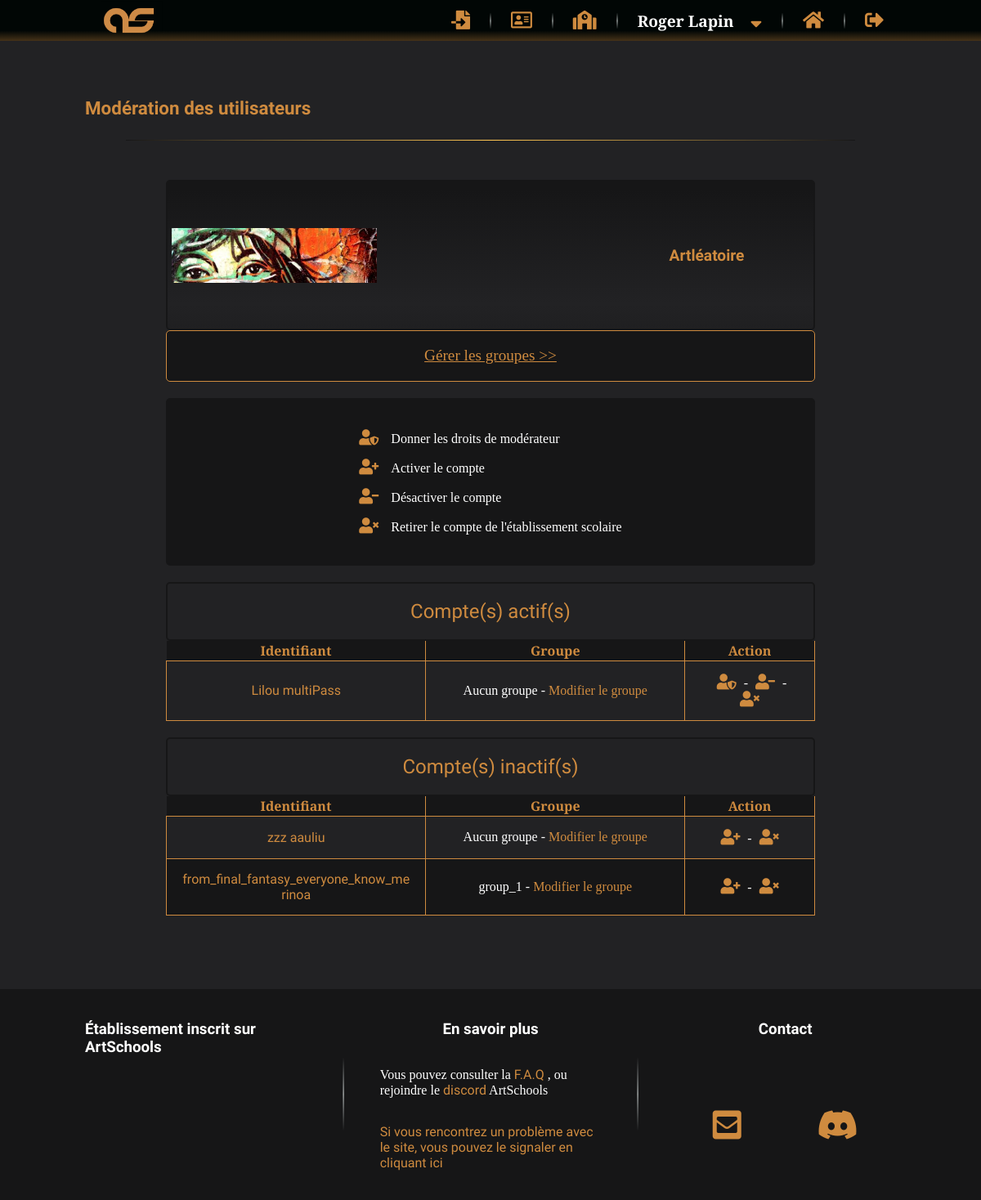
The page /P5_01_Code/indexAdmin.php?action=moderatUsers (signed in) on the database as committed earlier.
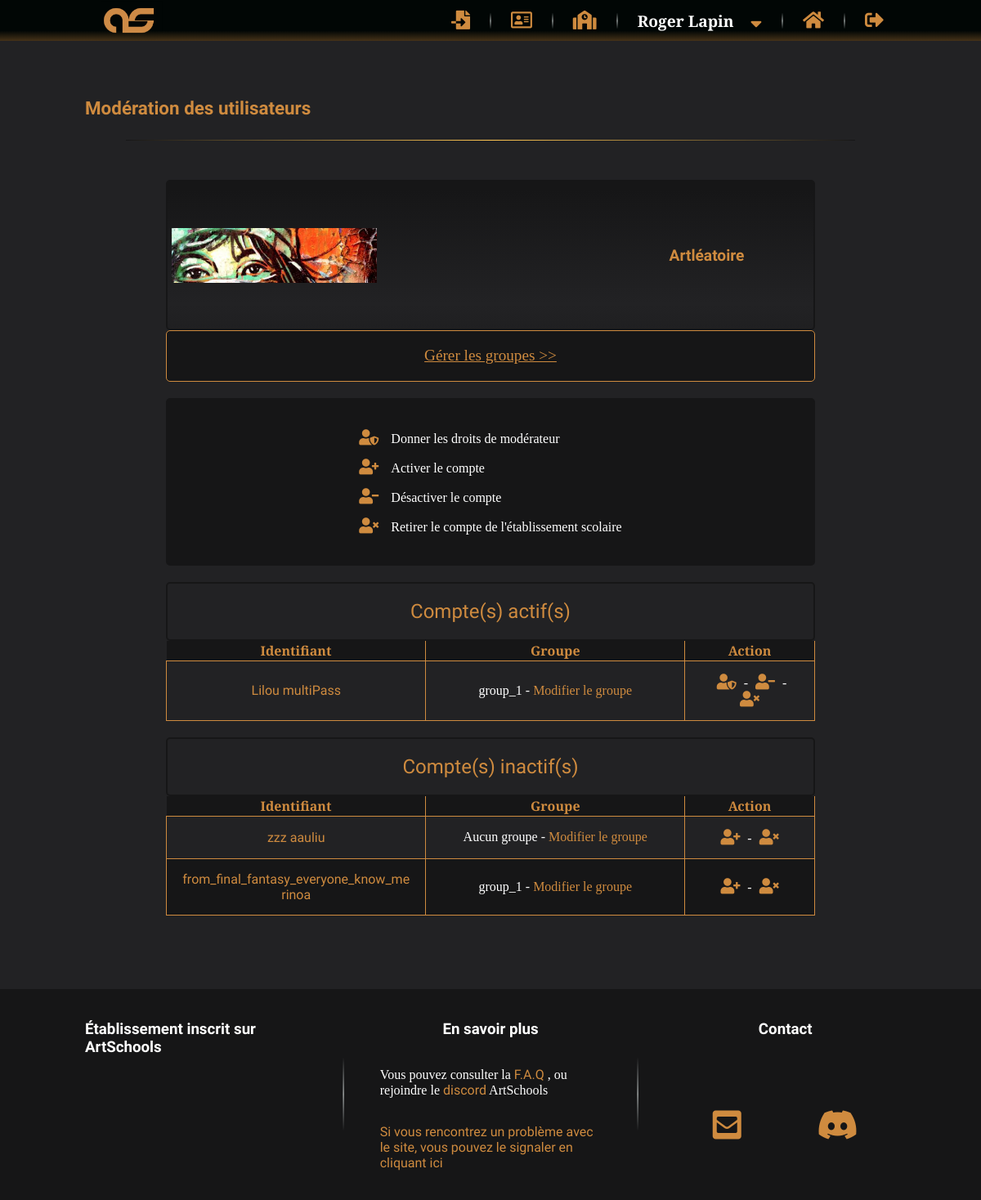
The same page on the database as committed later.
### tables this page shows
CREATE TABLE IF NOT EXISTS `as_school` (
  `id` int(11) NOT NULL AUTO_INCREMENT,
  `idAdmin` int(11) NOT NULL,
  `name` varchar(255) NOT NULL,
  `nameAdmin` varchar(255) NOT NULL,
  `mail` varchar(255) NOT NULL,
  `schoolGroups` text DEFAULT NULL,
  `code` varchar(255) NOT NULL,
  `nbEleve` int(11) DEFAULT 0,
  `nbActiveAccount` int(11) NOT NULL DEFAULT 0,
  `dateInscription` datetime NOT NULL,
  `logo` text NOT NULL,
  `isActive` tinyint(1) NOT NULL DEFAULT 1,
  `profileBannerInfo` text DEFAULT NULL,
  `profilePictureInfo` text DEFAULT NULL,
  `profileTextInfo` text DEFAULT NULL,
  PRIMARY KEY (`id`),
  KEY `idAdmin` (`idAdmin`) USING BTREE
);

CREATE TABLE IF NOT EXISTS `as_user` (
  `id` int(11) NOT NULL AUTO_INCREMENT,
  `pseudo` varchar(50) NOT NULL,
  `firstName` varchar(100) DEFAULT NULL,
  `lastName` varchar(100) DEFAULT NULL,
  `mail` varchar(255) NOT NULL,
  `school` varchar(255) NOT NULL,
  `schoolGroup` varchar(50) DEFAULT NULL,
  `password` varchar(255) NOT NULL,
  `temporaryPassword` text DEFAULT NULL,
  `beingReset` tinyint(1) NOT NULL DEFAULT 0,
  `nbWarning` int(11) NOT NULL DEFAULT 0,
  `isBan` tinyint(1) NOT NULL DEFAULT 0,
  `isAdmin` tinyint(1) NOT NULL DEFAULT 0,
  `isModerator` tinyint(1) NOT NULL DEFAULT 0,
  `isActive` tinyint(1) NOT NULL DEFAULT 1,
  `profileBannerInfo` text DEFAULT NULL,
  `profilePictureInfo` text DEFAULT NULL,
  `profileTextInfo` text DEFAULT NULL,
  PRIMARY KEY (`id`)
);

### P5_01_Code/model/RenderView.php (called while the page is built, shortened)
<?php
class RenderView
{
    public static function render(string $template, string $view, array $data = null)
    {
        require 'view/' . $view;
    }
}

### P5_01_Code/controller/Backend.php (called while the page is built, shortened)
<?php
class Backend extends Controller
{
    public function moderatUsers()
    {
        $UserManager = new UserManager();
        $SchoolManager = new SchoolManager();
        $users = $UserManager->getUsersBySchool($_SESSION['school'], 'user', ['schoolGroup', 'lastName']);
        $schools = $SchoolManager->getSchoolByName($_SESSION['school']);
        $users = $UserManager->orderUsersBySchool($users, true);
        $_SESSION['school'] === ALL_SCHOOL ? $view = 'moderatUsersViewWebM.php' : $view = 'moderatUsersView.php';
        RenderView::render(
            'template.php', 'backend/' . $view,
            ['incrementalId' => 0, 'users' => $users, 'schools' => $schools,
                'option' => ['moderatUsers', 'buttonToggleSchool']]
        );
    }
}

### P5_01_Code/model/School.php (called while the page is built, shortened)
<?php
class School
{
    private $id,
        $idAdmin,
        $name,
        $nameAdmin,
        $mail,
        $schoolGroups,
        $listSchoolGroups,
        $code,
        $nbEleve,
        $nbActiveAccount,
        $dateInscription,
        $logo,
        $isActive,
        $profileBannerInfo = null,
        $profileBanner,
        $noBanner,
        $profilePictureInfo = null,
        $profilePicture,
        $profilePictureOrientation,
        $profilePictureSize,
        $profileTextInfo = null,
        $profileTextBlock,
        $profileTextSchool;
    public function getName()
    {
        return $this->name;
    }
    public function getLogo()
    {
        return $this->logo;
    }
    public function getIsActive()
    {
        return $this->isActive;
    }
    public function setIsActive(bool $isActive)
    {
        $this->isActive = $isActive;
        return $this;
    }
}

### P5_01_Code/model/Database.php (called while the page is built, shortened)
<?php
abstract class Database
{
    protected static $db;
    protected function getConnection()
    {
        if (empty(self::$db)) {
            self::$db = new \PDO(self::DB_HOST, self::DB_LOGIN, self::DB_PASSWORD, self::DB_ERRMODE);
            return self::$db;
        } else {
            return self::$db;
        }
    }
    public function sql($req, array $parameters = null)
    {
        $q = $this->getConnection()->prepare($req);
        if ($parameters) {
            foreach ($parameters as $paraKey => $paraValue) {
                if (is_int($paraValue)) {
                    $q->bindValue($paraKey, $paraValue, \PDO::PARAM_INT);
                } else {
                    $q->bindValue($paraKey, $paraValue);
                }
            }
        }
        $q->execute();
        return $q;
    }
}

### P5_01_Code/model/SchoolManager.php (called while the page is built, shortened)
<?php
class SchoolManager extends AbstractManager
{
    public static $OBJECT_TYPE = 'Chemin\ArtSchools\Model\School';
    public static $TABLE_NAME = 'as_school';
    public static $TABLE_CHAMPS ='id, idAdmin, name, nameAdmin, mail, schoolGroups, code, nbEleve,
        nbActiveAccount, DATE_FORMAT(dateInscription, "%d/%m/%Y") AS dateInscription,
        logo, isActive, profileBannerInfo, profilePictureInfo, profileTextInfo';
    public function getSchoolByName(string $name)
    {
        if ($this->nameExists($name) || $name === ALL_SCHOOL) {
            if ($name === ALL_SCHOOL) {
                $q = $this->sql(
                    'SELECT ' . static::$TABLE_CHAMPS . '
                    FROM ' . static::$TABLE_NAME . '
                    ORDER BY id'
                );
                $result = $q->fetchAll(\PDO::FETCH_CLASS, static::$OBJECT_TYPE);
            } else {
                $q = $this->sql(
                    'SELECT ' . static::$TABLE_CHAMPS . '
                    FROM ' . static::$TABLE_NAME . '
                    WHERE name = :name',
                    [':name' => $name]
                );
                $result = $q->fetchObject(static::$OBJECT_TYPE);
            }
            return $result;
        } else {
            return false;
        }
    }
    public function nameExists(string $name)
    {
        if (strlen($name) > 0) {
            $q = $this->sql(
                'SELECT name
                FROM ' . static::$TABLE_NAME . '
                WHERE name = :name',
                [':name' => $name]
            );
            if ($q->fetch()) {
                   return true;
            } else {
                $q->closeCursor();
                return false;
            }
        } else {
            return  false;
        }
    }
}

### P5_01_Code/model/UserManager.php (called while the page is built, shortened)
<?php
class UserManager extends AbstractManager
{
    public static $OBJECT_TYPE = 'Chemin\ArtSchools\Model\User';
    public static $TABLE_NAME = 'as_user';
    public static $TABLE_CHAMPS ='id, pseudo, firstName, lastName, password, mail, school, schoolGroup, temporaryPassword, beingReset,
        nbWarning, isBan, isAdmin, isModerator,
        isActive, profileBannerInfo, profilePictureInfo, profileTextInfo';
    public function getUsersBySchool(string $school, string $grade = null, array $orderBy = [])
    {
        if (strlen($school) > 0) {
            if ($school === ALL_SCHOOL) {
                $q = $this->getAllSchoolUsers($grade, $orderBy);
            } else {
                $q = $this->getSchoolUsers($school, $grade, $orderBy);
            }
            $result = $q->fetchAll(\PDO::FETCH_CLASS, static::$OBJECT_TYPE);
            return $result;
        }
    }
    private function getSchoolUsers(string $school, string $grade = null, array $orderBy = [])
    {
        $clauseOrderBy = '';
        if (count($orderBy) > 0) {
            $clauseOrderBy = ' ORDER BY ' . $orderBy[0];
            for ($i = 1; $i<count($orderBy); $i++) {
                $clauseOrderBy .= ', ' . $orderBy[$i];
            }
        }
        if ($grade === 'admin') {
            return $this->sql(
                'SELECT ' . static::$TABLE_CHAMPS . '
                FROM ' . static::$TABLE_NAME . '
                WHERE school = :school AND (isAdmin = true OR isModerator = true)' .
                $clauseOrderBy,
                [':school' => $school]
            );
        } elseif ($grade === 'user') {
            return $this->sql(
                'SELECT ' . static::$TABLE_CHAMPS . '
                FROM ' . static::$TABLE_NAME . '
                WHERE school = :school AND isAdmin = false AND isModerator = false' .
                $clauseOrderBy,
                [':school' => $school]
            );
        }
    }
}

### P5_01_Code/model/User.php (called while the page is built, shortened)
<?php
class User
{
    private $id,
        $pseudo,
        $firstName,
        $lastName,
        $mail,
        $school,
        $schoolGroup,
        $password,
        $temporaryPassword,
        $beingReset,
        $nbWarning,
        $isBan,
        $isAdmin,
        $isModerator,
        $isActive,
        $profileBannerInfo = null,
        $profileBanner,
        $noBanner,
        $profilePictureInfo = null,
        $profilePicture,
        $profilePictureOrientation,
        $profilePictureSize,
        $profileTextInfo = null,
        $profileTextBlock,
        $profileTextPseudo,
        $profileTextSchool;
    public function getId()
    {
        return intval($this->id);
    }
    public function getPseudo()
    {
        return $this->pseudo;
    }
    public function getFirstName()
    {
        return $this->firstName;
    }
    public function getLastName()
    {
        return $this->lastName;
    }
    public function getSchoolGroup()
    {
        return $this->schoolGroup;
    }
}

### P5_01_Code/view/backend/moderatUsersView.php (the view, shortened to what the rows shown need)
<section id="blockModeratUsers" class="container">
    <h1 class="fullWidth">Modération des utilisateurs</h1>
    <article id="moderatUsers">
        <?php
        $school = $data['schools'];
        ?>
        <div class="blockSchool" id="school0">
            <div class="<?=$school->getIsActive() ? "" : "inactiveSchool"?>">
                <div>
                    <figure>
                        <img src="<?=$school->getLogo()?>" alt="Logo de l'établissement">
                    </figure>
                </div>
                <div>
                    <h2><a href="indexAdmin.php?action=schoolProfile&school=<?=$school->getName()?>"><?=$school->getName()?></a></h2>
                </div>
            </div>
            <div>
                <?php
                if (!empty($data['users']['active'])) {
                    ?>
                    <table>
                        <caption>Compte(s) actif(s)</caption>
                        <tr>
                            <th>Identifiant</th>
                            <th>Groupe</th>
                            <th>Action</th>
                        </tr>
                        <?php
                        foreach ($data['users']['active'] as $user) {
                            ?>
                            <tr>
                                <td>
                                    <a href="index.php?action=userProfile&userId=<?=$user->getId()?>"><?=$user->getLastName()?> <?=$user->getFirstName()?></a>
                                </td>
                                <td>
                                    <span class="userGroup"><?=$user->getSchoolGroup() !== null? $user->getSchoolGroup() : 'Aucun groupe'?></span> -
                                    <span class="btnEditGroup">Modifier le groupe</span>
                                </td>
                                <td>
                                    <i class="fas fa-user-shield toModerator" userpseudo="<?=$user->getPseudo()?>" schoolname="<?=$school->getName()?>" ></i> -
                                    <i class="fas fa-user-minus toInactive" userpseudo="<?=$user->getPseudo()?>" schoolname="<?=$school->getName()?>" ></i> -
                                    <?php
                                    if ($_SESSION['grade'] === ADMIN) {
                                        ?>
                                        <i class="fas fa-user-times toLeaveSchool" userpseudo="<?=$user->getPseudo()?>" schoolname="<?=$school->getName()?>" ></i>
                                        <?php
                                    }
                                    ?>
                                </td>
                            </tr>
                            <?php
                        }
                    echo '</table>';
                } else {
                    ?>
                    <div class="blockStyleOne fullWidth">
                        <p class="msg orang textCenter">Il n'y a aucun compte actif à afficher</p>
                    </div>
                    <?php
                }
                if (!empty($data['users']['inactive'])) {
                    ?>
                    <table>
                        <caption>Compte(s) inactif(s)</caption>
                        <tr>
                            <th>Identifiant</th>
                            <th>Groupe</th>
                            <th>Action</th>
                        </tr>
                        <?php
                        foreach ($data['users']['inactive'] as $user) {
                            ?>
                            <tr>
                                <td>
                                    <a href="index.php?action=userProfile&userId=<?=$user->getId()?>"><?=$user->getLastName()?> <?=$user->getFirstName()?></a>
                                </td>
                                <td>
                                    <span class="userGroup"><?=$user->getSchoolGroup() !== null? $user->getSchoolGroup() : 'Aucun groupe'?></span> -
                                    <span class="btnEditGroup">Modifier le groupe</span>
                                </td>
                                <td>
                                    <i class="fas fa-user-plus toActive" userpseudo="<?=$user->getPseudo()?>" schoolname="<?=$school->getName()?>" ></i> -
                                    <?php
                                    if ($_SESSION['grade'] === ADMIN) {
                                        ?>
                                        <i class="fas fa-user-times toLeaveSchool" userpseudo="<?=$user->getPseudo()?>" schoolname="<?=$school->getName()?>" ></i>
                                        <?php
                                    }
                                    ?>
                                </td>
                            </tr>
                            <?php
                        }
                    echo '</table>';
                } else {
                    ?>
                    <div class="blockStyleOne fullWidth">
                        <p class="msg orang textCenter">Il n'y a aucun compte inactif à afficher</p>
                    </div>
                    <?php
                }
                ?>
            </div>
        </div>
    </article>
</section>

Rows that differ between the two databases and show on the page:
changed as_user "Lilou": schoolGroup (not shown) → "group_1"; no longer shows "Aucun groupe"
